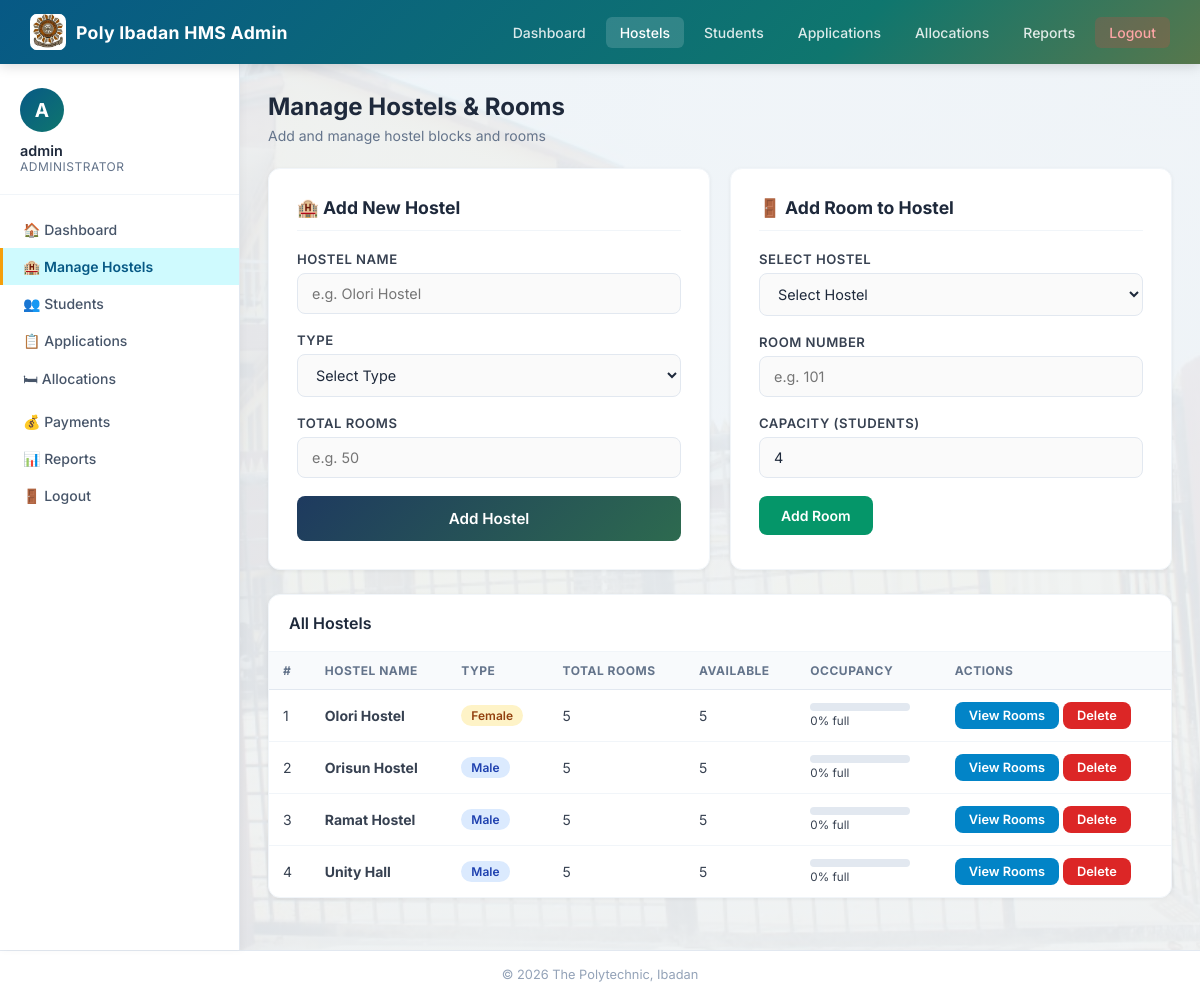
Screenshot of /admin/hostels.php (signed in) with the database file from the repository.
### tables this page shows
CREATE TABLE hostels (
    hostel_id INT AUTO_INCREMENT PRIMARY KEY,
    hostel_name VARCHAR(150) NOT NULL,
    hostel_type VARCHAR(10) NOT NULL,
    total_rooms INT NOT NULL,
    created_at DATETIME DEFAULT CURRENT_TIMESTAMP
);

### admin/hostels.php (the view, shortened to what this page needs)
<?php
require_once '../includes/db.php';
$hostels = $pdo->query("SELECT h.*, COUNT(r.room_id) as room_count, SUM(CASE WHEN r.status='Available' THEN 1 ELSE 0 END) as available_count FROM hostels h LEFT JOIN rooms r ON h.hostel_id=r.hostel_id GROUP BY h.hostel_id ORDER BY h.hostel_name")->fetchAll();
?>
<!DOCTYPE html>
<html lang="en">
<head>
<link rel="stylesheet" href="../css/style.css?v=6">
</head>
<body>
<nav class="navbar">
    <div class="brand"><img src="../assets/POLYLOGO.jpg" alt="The Polytechnic, Ibadan logo"> Poly Ibadan HMS Admin</div>
    <ul class="nav-links">
        <li><a href="dashboard.php">Dashboard</a></li>
        <li><a href="hostels.php" class="active">Hostels</a></li>
        <li><a href="students.php">Students</a></li>
        <li><a href="applications.php">Applications</a></li>
        <li><a href="allocations.php">Allocations</a></li>
        <li><a href="reports.php">Reports</a></li>
        <li><a href="logout.php" class="logout">Logout</a></li>
    </ul>
</nav>
<div class="wrapper">
<aside class="sidebar">
    <div class="user-info">
        <div class="avatar">A</div>
        <div class="name"><?= htmlspecialchars($_SESSION['admin_name']) ?></div>
        <div class="role">Administrator</div>
    </div>
    <nav class="sidebar-nav">
        <a href="dashboard.php">🏠 Dashboard</a>
        <a href="hostels.php" class="active">🏨 Manage Hostels</a>
        <a href="students.php">👥 Students</a>
        <a href="applications.php">📋 Applications</a>
        <a href="allocations.php">🛏 Allocations</a>
        <a href="payments.php">💰 Payments</a>
        <a href="reports.php">📊 Reports</a>
        <a href="logout.php">🚪 Logout</a>
    </nav>
</aside>
<main class="main">
    <div class="page-title">Manage Hostels &amp; Rooms</div>
    <div class="page-subtitle">Add and manage hostel blocks and rooms</div>
    <div style="display:grid;grid-template-columns:1fr 1fr;gap:20px;margin-bottom:24px;">
        <div class="form-card">
            <h3>🏨 Add New Hostel</h3>
            <form method="POST">
                <div class="form-group">
                    <label>Hostel Name</label>
                    <input type="text" name="hostel_name" placeholder="e.g. Olori Hostel" required>
                </div>
                <div class="form-group">
                    <label>Type</label>
                    <select name="hostel_type" required>
                        <option value="">Select Type</option>
                    </select>
                </div>
                <div class="form-group">
                    <label>Total Rooms</label>
                    <input type="number" name="total_rooms" min="1" placeholder="e.g. 50" required>
                </div>
                <button type="submit" name="add_hostel" class="btn btn-primary">Add Hostel</button>
            </form>
        </div>
        <div class="form-card">
            <h3>🚪 Add Room to Hostel</h3>
            <form method="POST">
                <div class="form-group">
                    <label>Select Hostel</label>
                    <select name="hostel_id" required>
                        <option value="">Select Hostel</option>
                    </select>
                </div>
                <div class="form-group">
                    <label>Room Number</label>
                    <input type="text" name="room_number" placeholder="e.g. 101" required>
                </div>
                <div class="form-group">
                    <label>Capacity (Students)</label>
                    <input type="number" name="capacity" min="1" max="10" value="4" required>
                </div>
                <button type="submit" name="add_room" class="btn btn-success">Add Room</button>
            </form>
        </div>
    </div>
    <div class="card">
        <div class="card-header"><h3>All Hostels</h3></div>
        <div class="table-wrap">
            <?php if (empty($hostels)): ?>
                <div class="empty-state"><span class="empty-icon">🏨</span><p>No hostels added yet.</p></div>
            <?php else: ?>
            <table>
                <thead><tr><th>#</th><th>Hostel Name</th><th>Type</th><th>Total Rooms</th><th>Available</th><th>Occupancy</th><th>Actions</th></tr></thead>
                <tbody>
                <?php foreach ($hostels as $i => $h):
                    $occ = $h['room_count'] > 0 ? round((($h['room_count'] - $h['available_count']) / $h['room_count']) * 100) : 0;
                ?>
                <tr>
                    <td><?= $i+1 ?></td>
                    <td><strong><?= htmlspecialchars($h['hostel_name']) ?></strong></td>
                    <td><span class="badge <?= $h['hostel_type']==='Male' ? 'badge-info' : 'badge-warning' ?>"><?= $h['hostel_type'] ?></span></td>
                    <td><?= $h['room_count'] ?></td>
                    <td><?= $h['available_count'] ?? 0 ?></td>
                    <td>
                        <div style="background:#e2e8f0;border-radius:20px;height:8px;width:100px;">
                        </div>
                        <small><?= $occ ?>% full</small>
                    </td>
                    <td>
                        <a href="rooms.php?hostel_id=<?= $h['hostel_id'] ?>" class="btn btn-info btn-sm">View Rooms</a>
                        <a href="?delete_hostel=<?= $h['hostel_id'] ?>" class="btn btn-danger btn-sm" onclick="return confirm('Delete this hostel?')">Delete</a>
                    </td>
                </tr>
                <?php endforeach; ?>
                </tbody>
            </table>
            <?php endif; ?>
        </div>
    </div>
</main>
</div>
<div class="footer">&copy; <?= date('Y') ?> The Polytechnic, Ibadan</div>
</body>
</html>

### rows the page displays
hostels: hostel_name "Olori Hostel", hostel_type "Female", room_count "5", available_count "5", occ "0"
hostels: hostel_name "Orisun Hostel", hostel_type "Male", room_count "5", available_count "5", occ "0"
hostels: hostel_name "Ramat Hostel", hostel_type "Male", room_count "5", available_count "5", occ "0"
hostels: hostel_name "Unity Hall", hostel_type "Male", room_count "5", available_count "5", occ "0"

### other values shown
$_SESSION['admin_name'] "admin"
